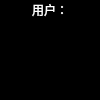
<?xml version="1.0" encoding="UTF-8"?>
<ui version="4.0">
 <class>UserShowForm</class>
 <widget class="QWidget" name="UserShowForm">
  <property name="geometry">
   <rect>
    <x>0</x>
    <y>0</y>
    <width>100</width>
    <height>100</height>
   </rect>
  </property>
  <property name="minimumSize">
   <size>
    <width>98</width>
    <height>100</height>
   </size>
  </property>
  <property name="maximumSize">
   <size>
    <width>1000000</width>
    <height>1000000</height>
   </size>
  </property>
  <property name="windowTitle">
   <string>Form</string>
  </property>
  <property name="styleSheet">
   <string notr="true">background-color: rgb(0, 0, 0);
color: rgb(255, 255, 255);</string>
  </property>
  <layout class="QVBoxLayout" name="verticalLayout">
   <property name="leftMargin">
    <number>0</number>
   </property>
   <property name="topMargin">
    <number>0</number>
   </property>
   <property name="rightMargin">
    <number>0</number>
   </property>
   <property name="bottomMargin">
    <number>0</number>
   </property>
   <item>
    <widget class="QLabel" name="lb_name">
     <property name="minimumSize">
      <size>
       <width>100</width>
       <height>20</height>
      </size>
     </property>
     <property name="maximumSize">
      <size>
       <width>16777215</width>
       <height>444</height>
      </size>
     </property>
     <property name="text">
      <string>用户：</string>
     </property>
     <property name="alignment">
      <set>Qt::AlignCenter</set>
     </property>
    </widget>
   </item>
   <item>
    <spacer name="verticalSpacer">
     <property name="orientation">
      <enum>Qt::Vertical</enum>
     </property>
     <property name="sizeHint" stdset="0">
      <size>
       <width>20</width>
       <height>75</height>
      </size>
     </property>
    </spacer>
   </item>
  </layout>
 </widget>
 <resources/>
 <connections/>
</ui>
